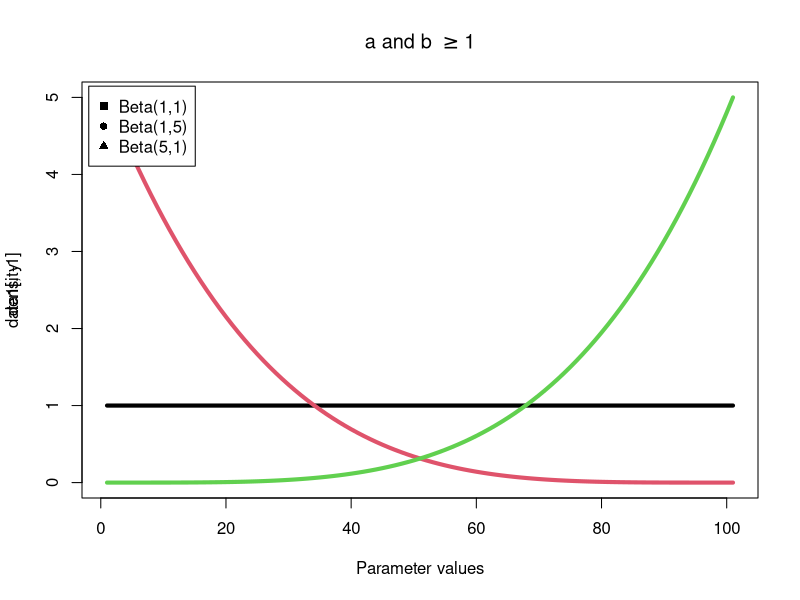
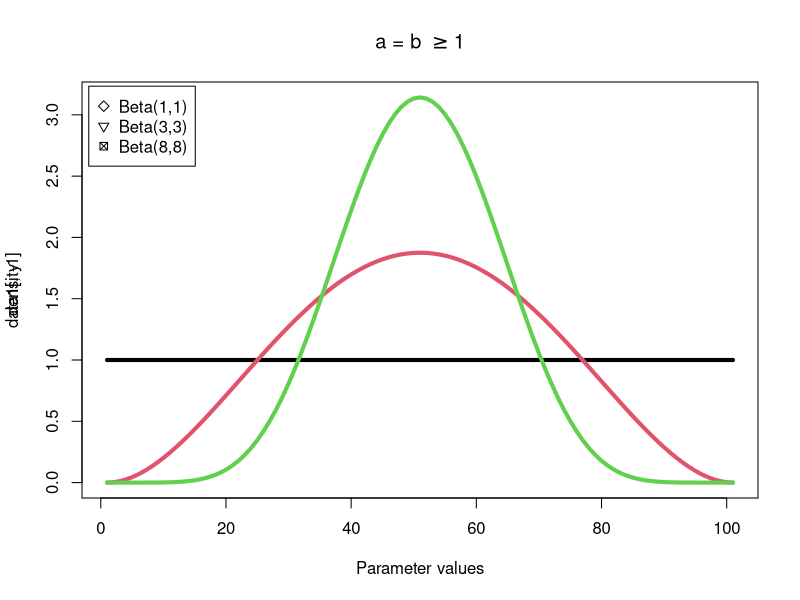
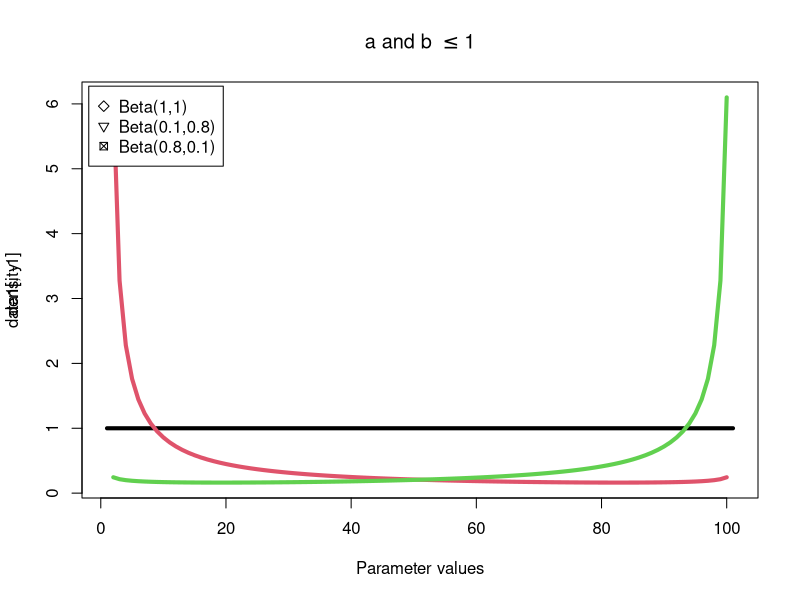
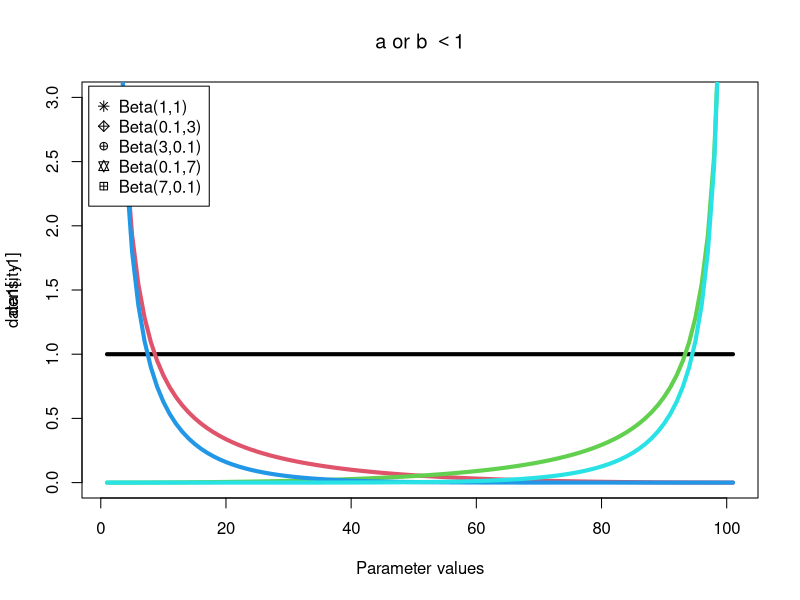

The R script that drew these images, in order:
## ---- chunk 1
library(ggplot2)
library(gridExtra)
## ---- chunk 2
param_vals <- seq(0,1,by = 0.01)
dbeta_1_1 <- dbeta(x = param_vals, shape1 = 1, shape2 = 1)
debta_1_5 <- dbeta(x = param_vals, shape1 = 1, shape2 = 5)
debta_5_1 <- dbeta(x = param_vals, shape1 = 5, shape2 = 1)
data1 <- data.frame(param_vals, dbeta_1_1, debta_1_5, debta_5_1)

matplot(data1[,-1], type = "l", lwd = 4, lty = 1, pch=15:17) 
legend("topleft", inset=0.01, legend= c("Beta(1,1)", "Beta(1,5)", "Beta(5,1)"),pch=15:17, bg= ("white"), horiz=F) 
title(main = expression("a and b " >= "1"), xlab = "Parameter values", ylab = "density")
## ---- chunk 3
param_vals <- seq(0,1,by = 0.01)
dbeta_1_1 <- dbeta(x = param_vals, shape1 = 1, shape2 = 1)
debta_3_3 <- dbeta(x = param_vals, shape1 = 3, shape2 = 3)
debta_8_8 <- dbeta(x = param_vals, shape1 = 8, shape2 = 8)
data1 <- data.frame(param_vals, dbeta_1_1, debta_3_3, debta_8_8)

matplot(data1[,-1], type = "l", lwd = 4, lty = 1, pch=5:7) 
legend("topleft", inset=0.01, legend= c("Beta(1,1)", "Beta(3,3)", "Beta(8,8)"),pch=5:7, bg= ("white"), horiz=F) 
title(main = expression("a = b " >= "1"), xlab = "Parameter values", ylab = "density")
## ---- chunk 4
param_vals <- seq(0,1,by = 0.01)
dbeta_1_1 <- dbeta(x = param_vals, shape1 = 1, shape2 = 1)
debta_0.1_0.8 <- dbeta(x = param_vals, shape1 = 0.1, shape2 = 0.8)
debta_0.8_0.1 <- dbeta(x = param_vals, shape1 = 0.8, shape2 = 0.1)
data1 <- data.frame(param_vals, dbeta_1_1, debta_0.1_0.8, debta_0.8_0.1)

matplot(data1[,-1], type = "l", lwd = 4, lty = 1, pch=5:7) 
legend("topleft", inset=0.01, legend= c("Beta(1,1)", "Beta(0.1,0.8)", "Beta(0.8,0.1)"),pch=5:7, bg= ("white"), horiz=F) 
title(main = expression("a and b " <= "1"), xlab = "Parameter values", ylab = "density")
## ---- chunk 5
param_vals <- seq(0,1,by = 0.01)
dbeta_1_1 <- dbeta(x = param_vals, shape1 = 1, shape2 = 1)
debta_0.1_3 <- dbeta(x = param_vals, shape1 = 0.1, shape2 = 3)
debta_0.1_7 <- dbeta(x = param_vals, shape1 = 0.1, shape2 = 7)
debta_3_0.1 <- dbeta(x = param_vals, shape1 = 3, shape2 = 0.1)
debta_7_0.1 <- dbeta(x = param_vals, shape1 = 7, shape2 = 0.1)
data1 <- data.frame(param_vals, dbeta_1_1, debta_0.1_3, debta_3_0.1, debta_0.1_7 ,debta_7_0.1)

matplot(data1[,-1], type = "l", lwd = 4, lty = 1, pch=8:12, ylim = c(0,3)) 
legend("topleft", inset=0.01, legend= c("Beta(1,1)", "Beta(0.1,3)", "Beta(3,0.1)", "Beta(0.1,7)", "Beta(7,0.1)"),pch=8:12, bg= ("white"), horiz=F) 
title(main = expression("a or b " < "1"), xlab = "Parameter values", ylab = "density")
